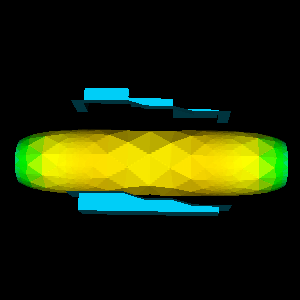

This chart was generated by the following Python code:
#!/usr/bin/env python

# Read EnSight blow1 ASCII case with selective array loading and render.

import os

import vtkmodules.vtkInteractionStyle  # noqa: F401
import vtkmodules.vtkRenderingFreeType  # noqa: F401
import vtkmodules.vtkRenderingOpenGL2  # noqa: F401

from vtkmodules.vtkFiltersGeometry import vtkGeometryFilter
from vtkmodules.vtkIOEnSight import vtkGenericEnSightReader
from vtkmodules.vtkRenderingCore import (
    vtkActor,
    vtkCompositePolyDataMapper,
    vtkRenderWindow,
    vtkRenderWindowInteractor,
    vtkRenderer,
)

# Source
data_dir = os.environ.get("VPE_DATA_DIR", os.path.dirname(os.path.abspath(__file__)))

# Read EnSight case file with selective arrays
ensight_reader = vtkGenericEnSightReader()
ensight_reader.SetCaseFileName(os.path.join(data_dir, "EnSight", "blow1_ascii.case"))
ensight_reader.SetTimeValue(1)
ensight_reader.ReadAllVariablesOff()
ensight_reader.SetPointArrayStatus("displacement", 1)
ensight_reader.SetCellArrayStatus("thickness", 1)
ensight_reader.SetCellArrayStatus("displacement", 1)

# Extract geometry
geometry_filter = vtkGeometryFilter()
geometry_filter.SetInputConnection(ensight_reader.GetOutputPort())

# Mapper
composite_mapper = vtkCompositePolyDataMapper()
composite_mapper.SetInputConnection(geometry_filter.GetOutputPort())
composite_mapper.SetScalarRange(0.5, 1.0)

# Actor
ensight_actor = vtkActor()
ensight_actor.SetMapper(composite_mapper)

# Renderer
renderer = vtkRenderer()
renderer.AddActor(ensight_actor)

# Render window
render_window = vtkRenderWindow()
render_window.AddRenderer(renderer)
render_window.SetWindowName("ensight select arrays")
render_window.SetMultiSamples(0)
render_window.SetSize(300, 300)

# Interactor
interactor = vtkRenderWindowInteractor()
interactor.SetRenderWindow(render_window)

# Scene
camera = renderer.GetActiveCamera()
camera.SetPosition(99.3932, 17.6571, -22.6071)
camera.SetFocalPoint(3.5, 12, 1.5)
camera.SetViewAngle(30)
camera.SetViewUp(0.239617, -0.01054, 0.97081)
renderer.ResetCameraClippingRange()

interactor.Initialize()
interactor.Start()
